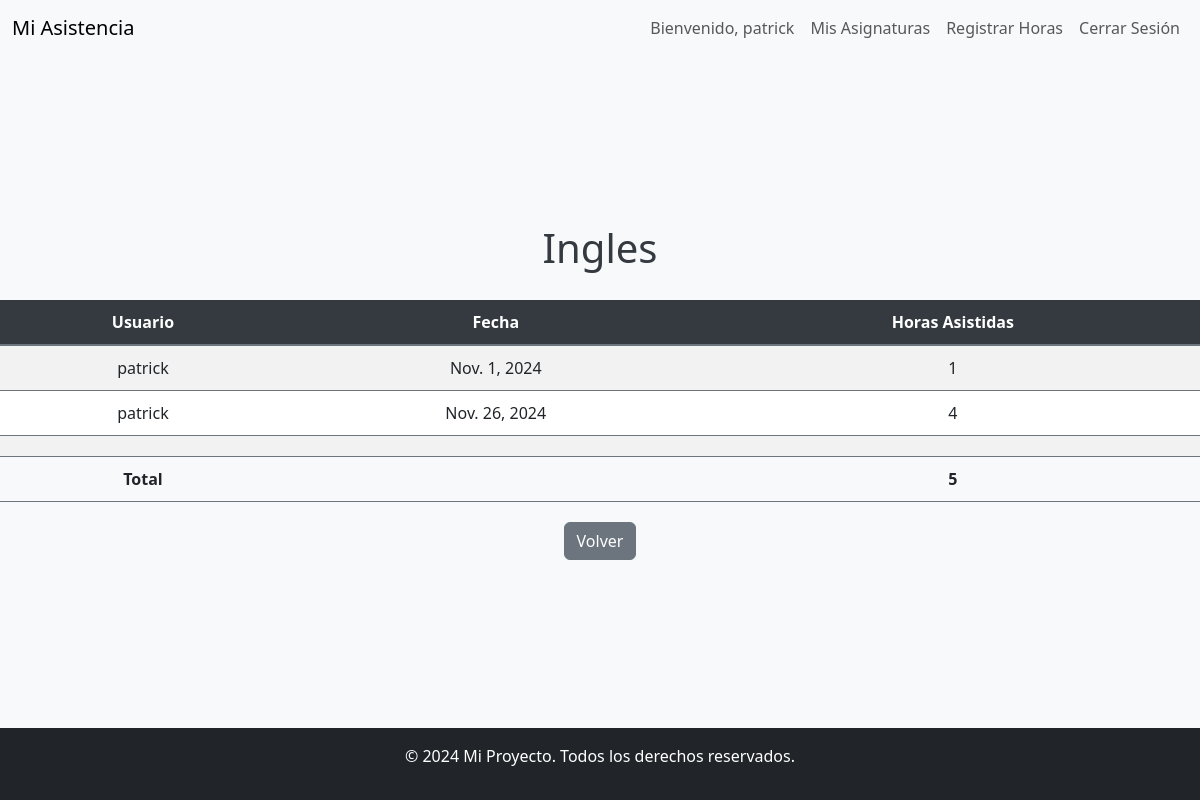
Page /dashboard/Ingles/ (signed in) on the committed database.
### asistencia/models.py (models this page shows, shortened)
class Ingles(models.Model):
    fecha = models.DateField()  # Fecha de la asistencia
    horas_asistidas = models.PositiveIntegerField()  # Número de horas asistidas
    usuario = models.ForeignKey(
        User, on_delete=models.CASCADE, null=False
    )  # Usuario que registró las horas

### asistencia/views.py (the view)
# urls.py: path('dashboard/<str:asignatura>/', views.asignatura_detalle, name='asignatura_detalle'),
@login_required
def asignatura_detalle(request, asignatura):
    if asignatura == "Ingles":
        modelo = Ingles
    elif asignatura == "Lenguaje":
        modelo = Lenguaje
    else:
        return redirect('dashboard')
    es_lider = request.user.groups.filter(name="Lider").exists()
    if es_lider:
        registros = modelo.objects.all().order_by('usuario__username','fecha')
    else:
        registros = modelo.objects.filter(usuario=request.user).order_by('fecha')
    total_horas = sum(registro.horas_asistidas for registro in registros)
    return render(
        request,
        'detalle.html',
        {
            'registros': registros,
            'total_horas': total_horas,
            'asignatura': asignatura.capitalize(),
            'es_lider': es_lider,
        }
    )

### asistencia/Templates/detalle.html (shortened to what this page needs)
{% extends 'themes/base.html' %}
{% block content %}
<h1 class="text-center">{{ asignatura }}</h1>
<table class="table table-striped">
  <thead>
    <tr>
      <th>Usuario</th>
      <th>Fecha</th>
      <th>Horas Asistidas</th>
    </tr>
  </thead>
  <tbody>
    {% for registro in registros %}
    <tr>
      <td>{{ registro.usuario.username }}</td>
      <td>{{ registro.fecha }}</td>
      <td>{{ registro.horas_asistidas }}</td>
    </tr>
    {% endfor %}
    <tr>
      <td></td>
      <td></td>
      <td></td>
    </tr>
    <tr>
      <td><strong>Total</strong></td>
      <td></td>
      <td><strong>{{ total_horas }}</strong></td>
    </tr>
  </tbody>
</table>
<a href="{% url 'dashboard' %}" class="btn btn-secondary">Volver</a>
{% endblock %}

### asistencia/Templates/themes/navbar.html (shortened to what this page needs)
<nav class="navbar navbar-expand-lg navbar-light bg-light">
    <div class="container-fluid">
        <a class="navbar-brand" href="/">Mi Asistencia</a>
        <div class="collapse navbar-collapse" id="navbarNav">
            <ul class="navbar-nav ms-auto">
                {% if user.is_authenticated %}
                    <li class="nav-item">
                        <span class="nav-link">Bienvenido, {{ user.username }}</span>
                    </li>
                    <li class="nav-item"><a class="nav-link" href="{% url 'dashboard' %}">Mis Asignaturas</a></li>
                    <li class="nav-item"><a class="nav-link" href="{% url 'registrar_horas' %}">Registrar Horas</a></li>
                    <li class="nav-item">
                        <form method="post" action="{% url 'logout' %}">
                            <button class="nav-link" type="submit">Cerrar Sesión</button>
                        </form>
                    </li>
                {% else %}
                    <li class="nav-item">
                        <a class="nav-link" href="{% url 'login' %}">Iniciar Sesión</a>
                    </li>
                {% endif %}
            </ul>
        </div>
    </div>
</nav>

### static/css/styles.css (style rules this page uses)
body { background-color: #f8f9fa; color: #343a40; }
a { color: #343a40; text-decoration: none; }
h1, h2, h3, h4, h5, h6 { color: #343a40; }
.table { width: 100%; border-collapse: collapse; margin: 20px 0; background-color: #ffffff; }
.table th { background-color: #343a40; color: #ffffff; padding: 10px; text-align: center; border-bottom: 2px solid #6c757d; }
.table td { padding: 10px; text-align: center; border-bottom: 1px solid #6c757d; }
.table tr:last-child td { font-weight: bold; background-color: #f8f9fa; }

### rows in the picture
Ingles: usuario.username "patrick", fecha "Nov. 1, 2024", horas_asistidas "1"
Ingles: usuario.username "patrick", fecha "Nov. 26, 2024", horas_asistidas "4"

### other values in the picture
{{ user.username }} "patrick"
{{ asignatura }} "Ingles"
{{ total_horas }} "5"
